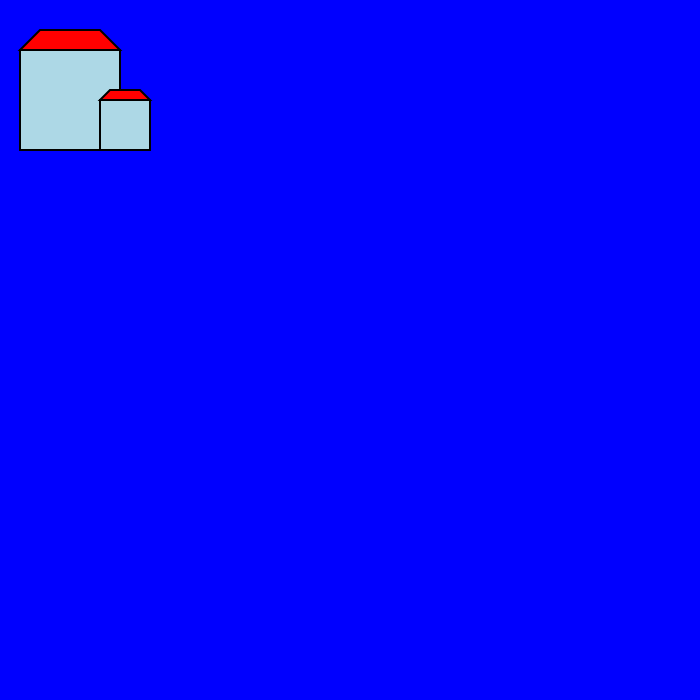
Frame 1 (no input)
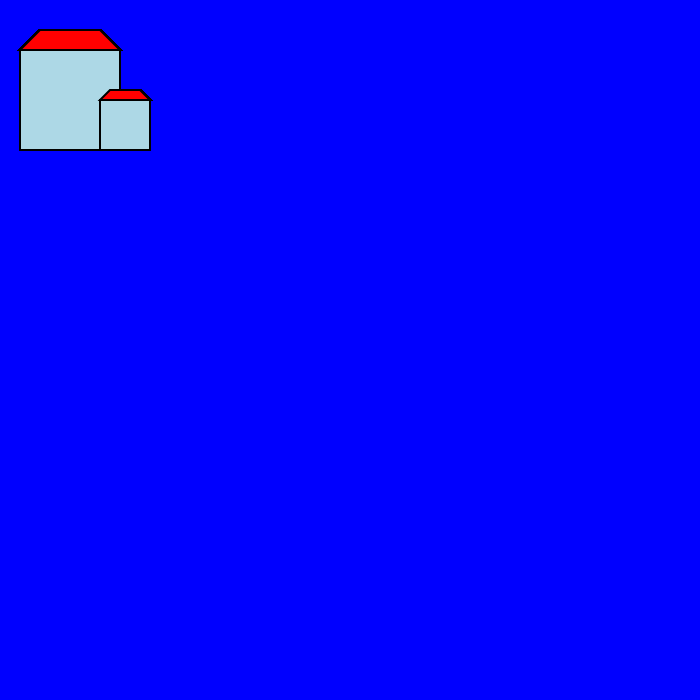
Frame 60 (no input)
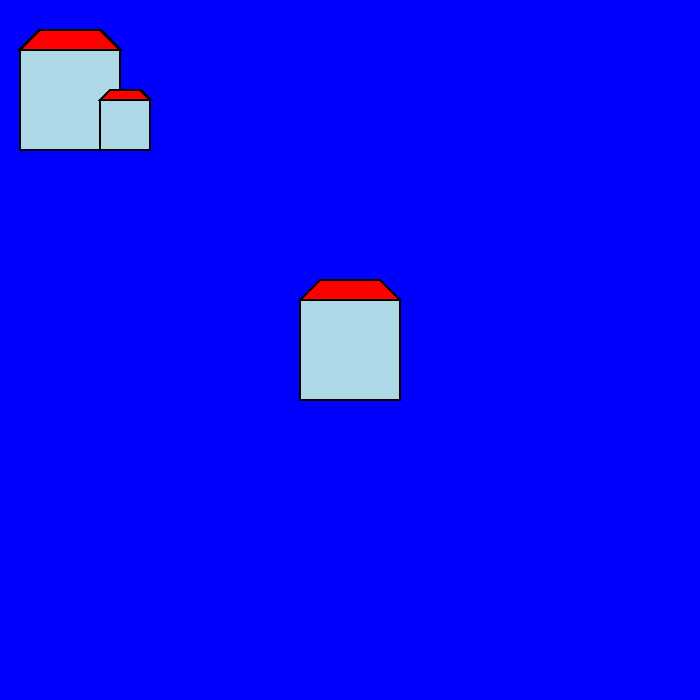
Frame 120 (the mouse pressed at the canvas centre since frame 60)

The p5.js sketch that drew these frames (run headless with seeded random() and noise() and a simulated clock; from frame 60 on, the mouse is pressed at the canvas centre):

// p5.js sketch
// ── sketch.js
const canvasSize = 700;
let houseSize = 100;

function setup() {
  createCanvas(canvasSize, canvasSize);
  background("blue");
}

function draw() {
  house(20, 50, 100);
  house(100, 100, 50);
}

function mousePressed(){
  house(mouseX - houseSize/2, mouseY - houseSize/2, houseSize);
  houseSize = 100;
}

function keyPressed() {
  houseSize -= 10;
}

function house(x, y, size) {
  let roofIn = size / 5;
  let houseRight = x + size;
  fill("lightblue");
  strokeWeight(2);
  square(x, y, size);
  fill("red");
  quad(x, y, 
       houseRight, y,
       houseRight - roofIn, y - roofIn,
       x + roofIn, y - roofIn
       );
}
